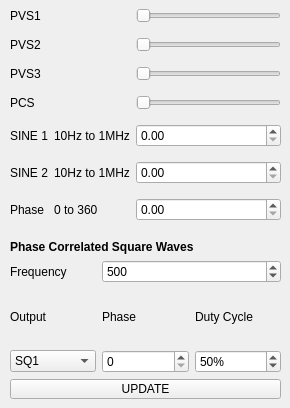
         <widget class="QWidget" name="Peripheral">
          <attribute name="title">
           <string>Peripherals</string>
          </attribute>
          <attribute name="toolTip">
           <string>Set values for function generators, voltage sources etc.</string>
          </attribute>
          <widget class="QWidget" name="layoutWidget">
           <property name="geometry">
            <rect>
             <x>10</x>
             <y>0</y>
             <width>271</width>
             <height>232</height>
            </rect>
           </property>
           <layout class="QGridLayout" name="gridLayout">
            <property name="sizeConstraint">
             <enum>QLayout::SetNoConstraint</enum>
            </property>
            <item row="0" column="0">
             <widget class="QLabel" name="label_6">
              <property name="sizePolicy">
               <sizepolicy hsizetype="Maximum" vsizetype="Preferred">
                <horstretch>0</horstretch>
                <verstretch>0</verstretch>
               </sizepolicy>
              </property>
              <property name="text">
               <string>PVS1 </string>
              </property>
             </widget>
            </item>
            <item row="1" column="0">
             <widget class="QLabel" name="label_7">
              <property name="sizePolicy">
               <sizepolicy hsizetype="Maximum" vsizetype="Preferred">
                <horstretch>0</horstretch>
                <verstretch>0</verstretch>
               </sizepolicy>
              </property>
              <property name="text">
               <string>PVS2 </string>
              </property>
             </widget>
            </item>
            <item row="1" column="1">
             <widget class="QLabel" name="PVS2_LABEL">
              <property name="text">
               <string/>
              </property>
             </widget>
            </item>
            <item row="2" column="0">
             <widget class="QLabel" name="label_5">
              <property name="sizePolicy">
               <sizepolicy hsizetype="Maximum" vsizetype="Preferred">
                <horstretch>0</horstretch>
                <verstretch>0</verstretch>
               </sizepolicy>
              </property>
              <property name="text">
               <string>PVS3</string>
              </property>
             </widget>
            </item>
            <item row="2" column="1">
             <widget class="QLabel" name="PVS3_LABEL">
              <property name="text">
               <string/>
              </property>
             </widget>
            </item>
            <item row="3" column="0">
             <widget class="QLabel" name="label_8">
              <property name="sizePolicy">
               <sizepolicy hsizetype="Maximum" vsizetype="Preferred">
                <horstretch>0</horstretch>
                <verstretch>0</verstretch>
               </sizepolicy>
              </property>
              <property name="text">
               <string>PCS</string>
              </property>
             </widget>
            </item>
            <item row="3" column="1">
             <widget class="QLabel" name="PCS_LABEL">
              <property name="text">
               <string/>
              </property>
             </widget>
            </item>
            <item row="4" column="0">
             <widget class="QLabel" name="label_14">
              <property name="sizePolicy">
               <sizepolicy hsizetype="Maximum" vsizetype="Preferred">
                <horstretch>0</horstretch>
                <verstretch>0</verstretch>
               </sizepolicy>
              </property>
              <property name="text">
               <string>SINE 1</string>
              </property>
             </widget>
            </item>
            <item row="4" column="1">
             <widget class="QLabel" name="label_10">
              <property name="text">
               <string>10Hz to 1MHz</string>
              </property>
             </widget>
            </item>
            <item row="5" column="0">
             <widget class="QLabel" name="label_15">
              <property name="sizePolicy">
               <sizepolicy hsizetype="Maximum" vsizetype="Preferred">
                <horstretch>0</horstretch>
                <verstretch>0</verstretch>
               </sizepolicy>
              </property>
              <property name="text">
               <string>SINE 2</string>
              </property>
             </widget>
            </item>
            <item row="5" column="1">
             <widget class="QLabel" name="label_19">
              <property name="text">
               <string>10Hz to 1MHz</string>
              </property>
             </widget>
            </item>
            <item row="6" column="0">
             <widget class="QLabel" name="label_24">
              <property name="text">
               <string>Phase</string>
              </property>
             </widget>
            </item>
            <item row="6" column="1">
             <widget class="QLabel" name="label_25">
              <property name="text">
               <string>0 to 360</string>
              </property>
             </widget>
            </item>
            <item row="6" column="2">
             <widget class="QDoubleSpinBox" name="sine_phase_box">
              <property name="maximum">
               <double>360.000000000000000</double>
              </property>
             </widget>
            </item>
            <item row="4" column="2">
             <widget class="QDoubleSpinBox" name="sinebox1">
              <property name="sizePolicy">
               <sizepolicy hsizetype="Minimum" vsizetype="Fixed">
                <horstretch>0</horstretch>
                <verstretch>0</verstretch>
               </sizepolicy>
              </property>
              <property name="maximum">
               <double>1000000.000000000000000</double>
              </property>
             </widget>
            </item>
            <item row="5" column="2">
             <widget class="QDoubleSpinBox" name="sinebox2">
              <property name="sizePolicy">
               <sizepolicy hsizetype="Minimum" vsizetype="Fixed">
                <horstretch>0</horstretch>
                <verstretch>0</verstretch>
               </sizepolicy>
              </property>
              <property name="maximum">
               <double>1000000.000000000000000</double>
              </property>
             </widget>
            </item>
            <item row="0" column="1">
             <widget class="QLabel" name="PVS1_LABEL">
              <property name="text">
               <string/>
              </property>
             </widget>
            </item>
            <item row="0" column="2">
             <widget class="QSlider" name="horizontalSlider">
              <property name="maximum">
               <number>4095</number>
              </property>
              <property name="orientation">
               <enum>Qt::Horizontal</enum>
              </property>
             </widget>
            </item>
            <item row="1" column="2">
             <widget class="QSlider" name="horizontalSlider_2">
              <property name="maximum">
               <number>4095</number>
              </property>
              <property name="orientation">
               <enum>Qt::Horizontal</enum>
              </property>
             </widget>
            </item>
            <item row="2" column="2">
             <widget class="QSlider" name="horizontalSlider_3">
              <property name="maximum">
               <number>4095</number>
              </property>
              <property name="orientation">
               <enum>Qt::Horizontal</enum>
              </property>
             </widget>
            </item>
            <item row="3" column="2">
             <widget class="QSlider" name="horizontalSlider_4">
              <property name="maximum">
               <number>4095</number>
              </property>
              <property name="orientation">
               <enum>Qt::Horizontal</enum>
              </property>
             </widget>
            </item>
           </layout>
          </widget>
          <widget class="QWidget" name="layoutWidget_2">
           <property name="geometry">
            <rect>
             <x>10</x>
             <y>240</y>
             <width>271</width>
             <height>159</height>
            </rect>
           </property>
           <layout class="QGridLayout" name="gridLayout_5">
            <item row="1" column="0">
             <widget class="QLabel" name="label_3">
              <property name="text">
               <string>Frequency</string>
              </property>
             </widget>
            </item>
            <item row="3" column="0">
             <widget class="QComboBox" name="SQR_NM">
              <item>
               <property name="text">
                <string>SQ1</string>
               </property>
              </item>
              <item>
               <property name="text">
                <string>SQ2</string>
               </property>
              </item>
              <item>
               <property name="text">
                <string>OD1</string>
               </property>
              </item>
              <item>
               <property name="text">
                <string>OD2</string>
               </property>
              </item>
             </widget>
            </item>
            <item row="2" column="2">
             <widget class="QLabel" name="label_21">
              <property name="text">
               <string>Duty Cycle</string>
              </property>
             </widget>
            </item>
            <item row="2" column="1">
             <widget class="QLabel" name="label_20">
              <property name="text">
               <string>Phase</string>
              </property>
             </widget>
            </item>
            <item row="0" column="0" colspan="3">
             <widget class="QLabel" name="label_2">
              <property name="sizePolicy">
               <sizepolicy hsizetype="Preferred" vsizetype="Maximum">
                <horstretch>0</horstretch>
                <verstretch>0</verstretch>
               </sizepolicy>
              </property>
              <property name="font">
               <font>
                <weight>75</weight>
                <bold>true</bold>
               </font>
              </property>
              <property name="text">
               <string>Phase Correlated Square Waves</string>
              </property>
             </widget>
            </item>
            <item row="2" column="0">
             <widget class="QLabel" name="label_18">
              <property name="text">
               <string>Output</string>
              </property>
             </widget>
            </item>
            <item row="4" column="0" colspan="3">
             <widget class="QPushButton" name="pushButton_7">
              <property name="maximumSize">
               <size>
                <width>16777215</width>
                <height>20</height>
               </size>
              </property>
              <property name="text">
               <string>UPDATE</string>
              </property>
             </widget>
            </item>
            <item row="1" column="1" colspan="2">
             <widget class="QSpinBox" name="SQR_FREQ">
              <property name="minimum">
               <number>1</number>
              </property>
              <property name="maximum">
               <number>1000000</number>
              </property>
              <property name="value">
               <number>500</number>
              </property>
             </widget>
            </item>
            <item row="3" column="1">
             <widget class="QSpinBox" name="SQR_PH">
              <property name="maximum">
               <number>360</number>
              </property>
             </widget>
            </item>
            <item row="3" column="2">
             <widget class="QSpinBox" name="SQR_DC">
              <property name="suffix">
               <string>%</string>
              </property>
              <property name="maximum">
               <number>100</number>
              </property>
              <property name="value">
               <number>50</number>
              </property>
             </widget>
            </item>
           </layout>
          </widget>
         </widget>
